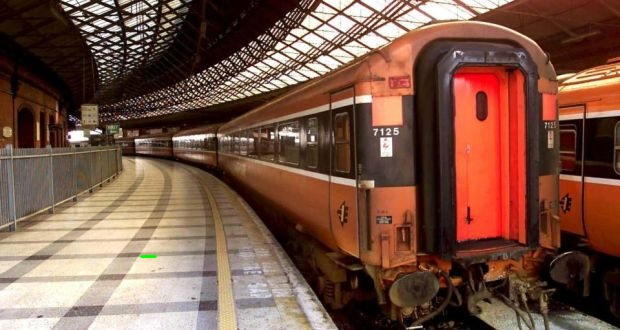
#> input picture cv/packt_learn_ocv4/images/houghlines5.jpg, 620 x 330 px
$ jupyter execute hough.ipynb
#> lines starting #> are read from the running program, lines starting #| are printed output that depends on the picture; after the words box and inside, x2 and y2 are one past the last pixel; in counts of white or black regions, pixels touching at a corner belong together
### cv/packt_learn_ocv4/ch03/plt_utils.py
import cv2
import matplotlib.pyplot as plt

def plt_imgshow(img, cvtColor=cv2.COLOR_BGR2RGB):
    img_rgb = cv2.cvtColor(img, cvtColor)
    plt.imshow(img_rgb)

### cv/packt_learn_ocv4/ch03/hough.ipynb
[cell 1]
import cv2
import numpy as np
from plt_utils import plt_imgshow

[cell 2]
img = cv2.imread('../images/houghlines5.jpg')
#> img is the input picture: shape (330, 620, 3); mean B, G, R 69.4, 84.7, 120.5
plt_imgshow(img)

[cell 3]
gray = cv2.cvtColor(img, cv2.COLOR_BGR2GRAY)
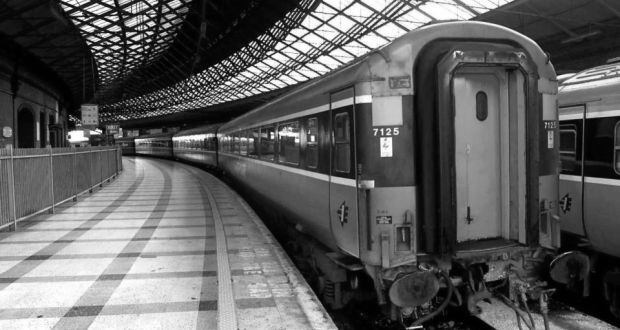
#> gray: shape (330, 620); min 0, max 255, mean 93.7
edges = cv2.Canny(gray, 50, 120)
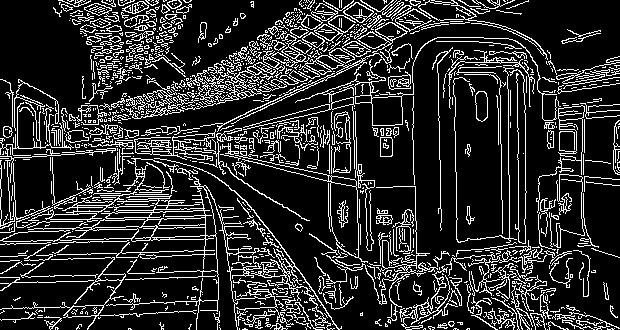
#> edges: shape (330, 620); 17.4% white in thin lines or dots
minLineLength = 20
maxLineGap = 5
lines = cv2.HoughLinesP(edges, 1, np.pi/180.0, 20, minLineLength, maxLineGap)
#> lines = 481 rows, first 6: [91, 315, 98, 315], [74, 258, 102, 258], [128, 273, 143, 273], [219, 126, 226, 123], [379, 80, 385, 80], [238, 256, 251, 257]
for line in lines:
    x1, y1, x2, y2 = line[0]
    cv2.line(img, (x1, y1), (x2, y2), (0, 255, 0), 2)
#> this loop made 481 passes
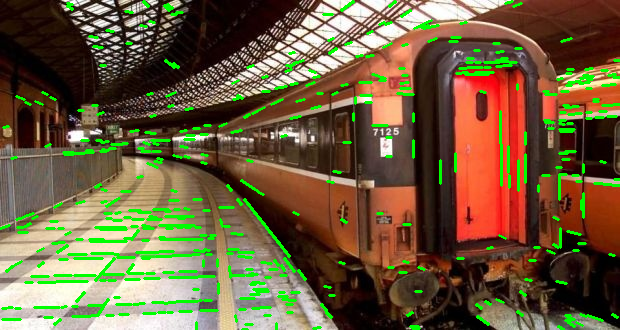
#> img: shape (330, 620, 3); 7.16% of pixels changed, all inside (x1, y1, x2, y2) = (0, 0, 620, 330)
plt_imgshow(img)

[cell 4]
plt_imgshow(edges)
#> in plt_imgshow (call 3), `img_rgb = cv2.cvtColor(img, cvtColor)`: img_rgb: shape (330, 620, 3); 17.4% white in thin lines or dots

[cell 5]
planets = cv2.imread('../images/planet_glow.jpg')
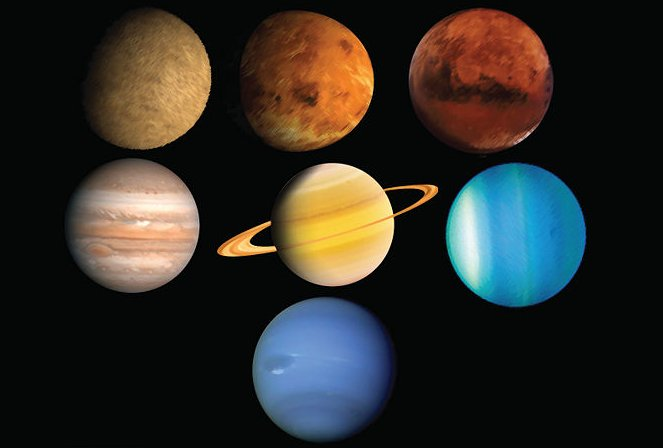
#> input picture cv/packt_learn_ocv4/images/planet_glow.jpg, 663 x 448 px
#> planets is the input picture: shape (448, 663, 3); mean B, G, R 38.6, 44.2, 47.2
plt_imgshow(planets)

[cell 6]
gray = cv2.medianBlur(cv2.cvtColor(planets, cv2.COLOR_BGR2GRAY), 5)
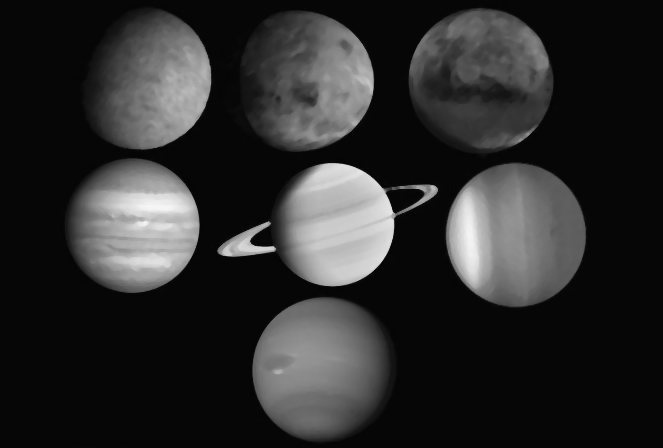
#> gray: shape (448, 663); min 3, max 246, mean 44.2
circles = cv2.HoughCircles(gray, cv2.HOUGH_GRADIENT, 1, 120,
                           param1=100, param2=30, minRadius=0, maxRadius=0)
#> circles = [[480.5, 79.5, 72.5], [515.5, 234.5, 71], [323.5, 369.5, 72], [332.5, 223.5, 61.2], [138.5, 77.5, 71.5], [299.5, 83.5, 73.5], [119.5, 227.5, 55.4]]
circles = np.uint16(np.around(circles))
#> circles = [[480, 80, 72], [516, 234, 71], [324, 370, 72], [332, 224, 61], [138, 78, 72], [300, 84, 74], [120, 228, 55]]
print(len(circles), circles)
#| 1 [[[480  80  72]
#|   [516 234  71]
#|   [324 370  72]
#|   [332 224  61]
#|   [138  78  72]
#|   [300  84  74]
#|   [120 228  55]]]

[cell 7]
for c in circles[0,:]:
    cv2.circle(planets, (c[0], c[1]), c[2], (0, 255, 0), 2)
    # draw center
    cv2.circle(planets, (c[0], c[1]), 2, (0, 0, 255), 3)
#> this loop made 7 passes
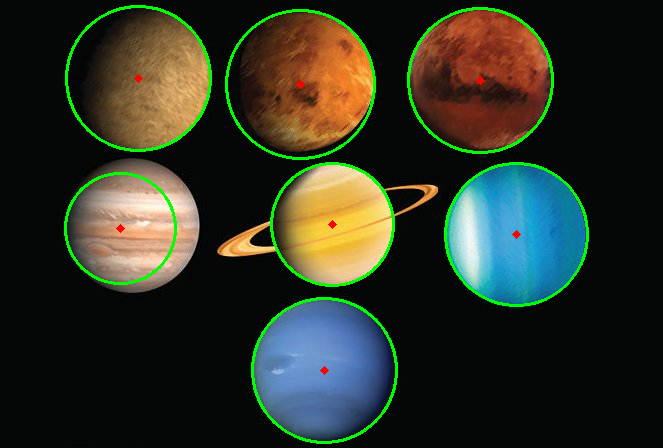
#> planets: shape (448, 663, 3); 3.13% of pixels changed, all inside (x1, y1, x2, y2) = (64, 5, 589, 444)
plt_imgshow(planets)
